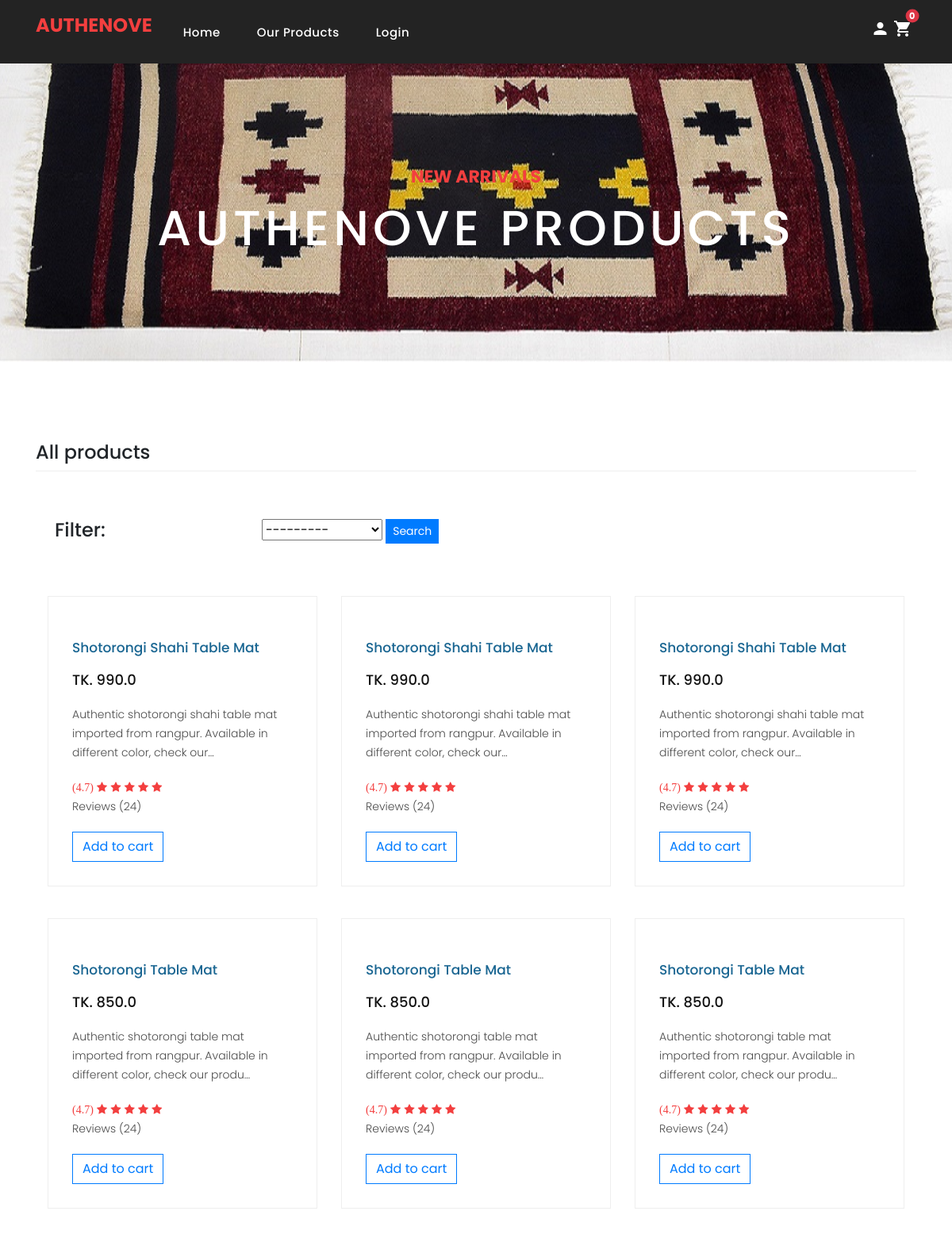
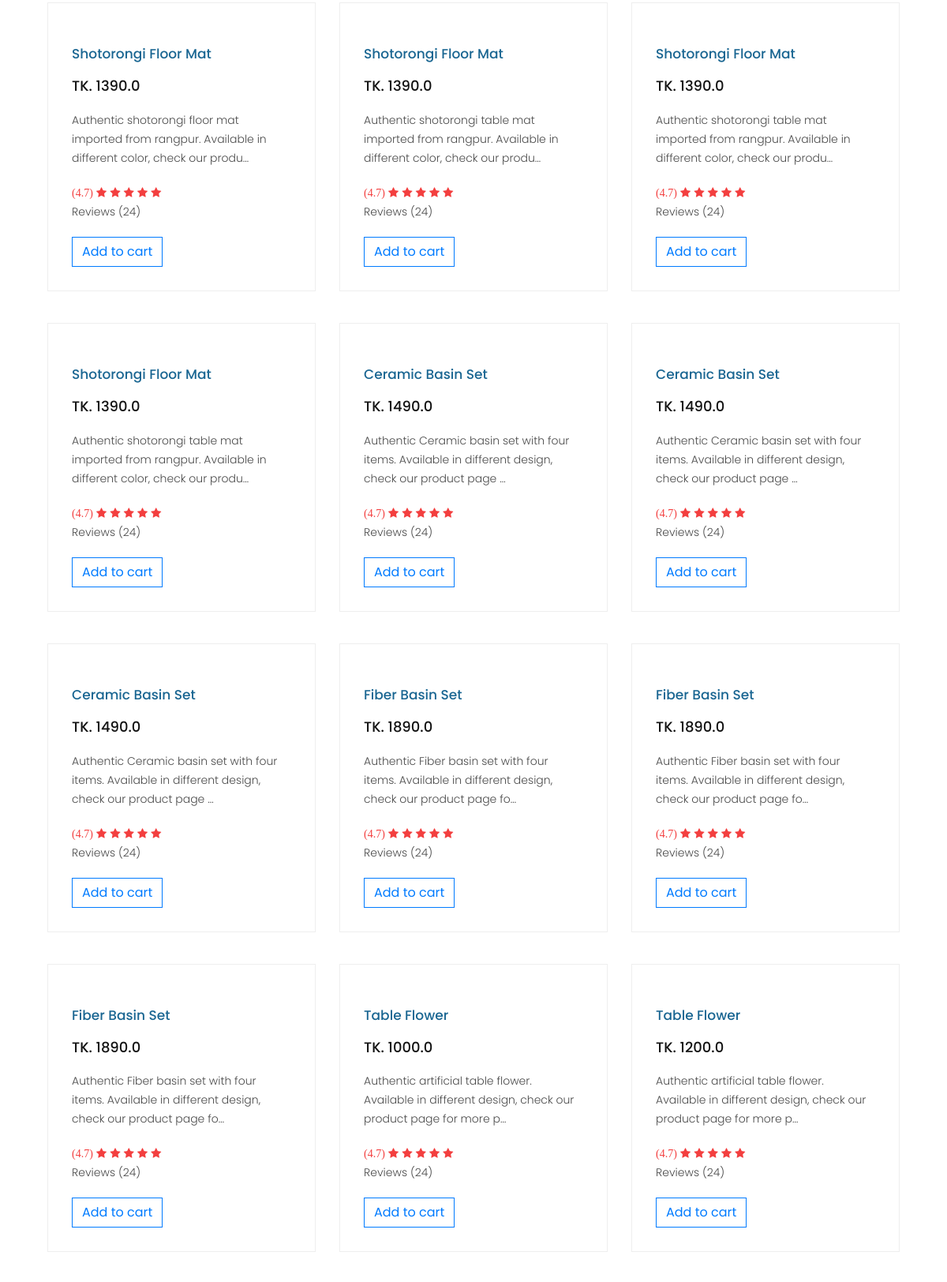
Screenshot of /products/ (upper part) with the database file from the repository (2 pictures, top to bottom).
### product/models.py (models this page shows, shortened)
class Product(models.Model):
    Available = [
        ( 'In Stock', 'In Stock' ),
        ( 'Out Of Stock', 'Out Of Stock' ),
    ]
    CATAGORY = [
        ('Home Decor', 'Home Decor'),
        ('Matir sets','Matir sets'),
        ("Men's Collection","Men's Collection"),
    ]
    Sub_CATAGORY = [
        ('Table Mat', 'Table Mat'),
        ('Floor Mat', 'Floor Mat'),
        ('Door Mat', 'Door Mat'),
        ('Basin Set', 'Basin Set'),
        ('Flower Set', 'Flower Set'),
        ('Tea Set', 'Tea Set'),
        ('Diner Set', 'Diner Set'),
        ('Plate set', 'Plate set'),
        ('T-shirts', 'T-shirts'),
        ('Shirts', 'Shirts'),
        ('Pants', 'Pants')
    ]
    catagory = models.CharField( max_length=200, null=True, choices= CATAGORY)
    sub_catagory = models.CharField( max_length=200, null=True, choices= Sub_CATAGORY)
    name = models.CharField( max_length=200, null=True )
    code = models.CharField( max_length=100,null=True, blank=False)
    description = models.TextField( null=True, blank=True )
    price = models.FloatField( null=True, blank=True )
    available = models.CharField( max_length=100, null=True, blank=True, choices=Available )
    product_img = models.ImageField( null=True, blank=True)
    product_img_more = models.ImageField( null=True, blank=True)
    review_total = models.IntegerField( default=0 )
    review_ratio = models.IntegerField( default=0 )
    date_created = models.DateTimeField( auto_now_add=True, null=True, blank=True )
    @property
    def imageURL(self):
        try:
            img = self.product_img.url
        except:
            img = ''
        return img

### product/views.py (the view)
# urls.py: path('products/', views.productsView, name= 'products'),
def productsView(request):
    data = cartData(request)
    cartItems = data['cartItems']
    order = data['order']
    items = data['items']
    products = models.Product.objects.all()
    productFilter = ProductFilter(request.GET, queryset=products)
    products = productFilter.qs
    context = {
        'products': products,
        'product_filter': productFilter,
        'cartItems': cartItems,
        'order': order,
        'items': items,
    }
    return render(request, template_name='product/products.html', context= context)

### product/utils.py (called while the page is built, shortened)
def cookieCart(request):
	try:
		cart = json.loads(request.COOKIES['cart'])
	except:
		cart = {}
	items = []
	order = {'get_cart_total':0, 'get_cart_items':0,}
	cartItems = order['get_cart_items']
	return {'cartItems':cartItems ,'order':order, 'items':items}

def cartData(request):
	if request.user.is_authenticated:
		customer, created = Customer.objects.get_or_create(user=request.user, name=request.user.username, email=request.user.email)
		order, created = Order.objects.get_or_create(customer=customer, complete=False)
		items = order.orderitem_set.all()
		cartItems = order.get_cart_items
	else:
		cookieData = cookieCart(request)
		cartItems = cookieData['cartItems']
		order = cookieData['order']
		items = cookieData['items']
	return {'cartItems':cartItems ,'order':order, 'items':items}

### product/templates/product/products.html (shortened to what this page needs)
{% extends 'main.html' %}
{% block content %}
    <div class="page-heading products-heading header-text">
      <div class="container">
        <div class="row">
          <div class="col-md-12">
            <div class="text-content">
              <h4>new arrivals</h4>
              <h2>Authenove products</h2>
            </div>
          </div>
        </div>
      </div>
    </div>
    <div class="products">
      <div class="container">
        <div class="section-heading">
            <div class="row mb-2">
                <div class="col-12">
                    <h4>All products</h4>
                </div>
            </div>
        </div>
        <div class="row">
            <div class="col-3">
                <h4 class="ml-4">Filter:</h4>
            </div>
            <div class="col-9">
                <div class="ml-auto">
                    {% include "product/filter_checkbox.html" %}
                </div>
            </div>
        </div>
    <div class="mt-5">
      <div class="container">
        <div class="row">
        {% for product in products %}
            <div class="col-lg-6 col-xl-4">
                <div class="product-item">
                    <div class="down-content">
                        <a href="{% url 'single_product' product.id %}"><h4>{{product.name}}</h4></a>
                        <h6>TK. {{product.price}}</h6>
                        <p>{{product.description|truncatechars:100}}</p>
                        <div style="margin-bottom: 5px;">
                            <ul class="stars">
                            <li><i class="fa">(4.7)</i></li>
                            <li><i class="fa fa-star"></i></li>
                            <li><i class="fa fa-star"></i></li>
                            <li><i class="fa fa-star"></i></li>
                            <li><i class="fa fa-star"></i></li>
                            <li><i class="fa fa-star"></i></li>
                            </ul>
                            <p class="">Reviews (24)</p>
                        </div>
                        <div>
                            <button data-product="{{product.id}}" data-action="add" class="btn btn-outline-primary add-btn update-cart">
                            Add to cart
                            </button>
                        </div>
                    </div>
                </div>
            </div>
        {% endfor %}
        </div>
        </div>
        </div>
      </div>
    </div>
{% endblock content %}

### templates/main.html (shortened to what this page needs)
<!DOCTYPE html>
{% load static %}
<html lang="en">
  <head>
    <link href="https://cdn.jsdelivr.net/npm/bootstrap@5.1.0/dist/css/bootstrap.min.css" rel="stylesheet">
    <link href="{% static 'vendor/bootstrap/css/bootstrap.min.css' %}" rel="stylesheet">
    <link rel="stylesheet" href="https://stackpath.bootstrapcdn.com/bootstrap/4.1.3/css/bootstrap.min.css">
    <link rel="stylesheet" href="https://use.fontawesome.com/releases/v5.6.1/css/all.css">
    <link rel="stylesheet" href="{% static 'assets/css/fontawesome.css' %}">
    <link rel="stylesheet" href="{% static 'assets/css/templatemo-sixteen.css' %}">
    <link rel="stylesheet" href="{% static 'assets/css/owl.css' %}">
    <link rel="stylesheet" type="text/css" href="{% static 'main/css/main.css' %}">
  </head>
  <body>
    {% if user.is_superuser %}
      {% include 'admin_navbar.html' %}
    {% else %}
      {% include 'navbar.html' %}
    {% endif %}
    {% block content %}
    {% endblock content %}
  </body>
</html>

### templates/navbar.html (shortened to what this page needs)
<header class="">
      <nav class="navbar navbar-expand-lg">
        <div class="container">
          <a class="navbar-brand" href="{% url 'home' %}"><h2><em>Authenove</em></h2></a>
          <div class="navbar-extra">
            <div class="d-flex flex-row order-2 order-lg-3">
              <ul class="navbar-nav flex-row">
                  <li class="extra-nav-item">
                    <a class="extra-nav-link" href="{% url 'profile' %}">
                      <span class="material-icons">person</span>
                    </a>
                    <a class="extra-nav-link" href="{% url 'cart' %}">
                    <span class="material-icons">shopping_cart</span>
                    <span class="position-absolute top-0 left-100 translate-middle badge rounded-pill bg-danger text-white">{{cartItems}}</span>
                    </a>
                  </li>
              </ul>
            </div>
          </div>
          <div class="collapse navbar-collapse order-3 order-lg-2" id="navbarResponsive">
            <ul class="navbar-nav">
              <li class="nav-item">
                <a class="nav-link" href="{% url 'home' %}">Home
                </a>
              </li>
              <li class="nav-item">
                <a class="nav-link" href="{% url 'products' %}">Our Products</a>
              </li>
              <li class="nav-item">
                {% if user.is_authenticated %}
                  <a class="nav-link" href="{% url 'logout' %}">Logout</a>
                {% else %}
                  <a class="nav-link" href="{% url 'login' %}">Login</a>
                {% endif %}
              </li>
              </ul>
          </div>
        </div>
      </nav>
</header>

### product/templates/product/filter_checkbox.html
<form method="GET">
    <div class="row">
        <div class="col-md mb-2">
            <h6>{{product_filter.form.catagory}}
            <button class="btn btn-sm btn-primary" type="submit">Search</button>
            </h6>
        </div>
    </div>
</form>

### static/assets/css/templatemo-sixteen.css (style rules this page uses)
body { font-family: 'Poppins', sans-serif; overflow-x: hidden; text-rendering: optimizeLegibility; -webkit-font-smoothing: antialiased; -moz-osx-font-smoothing: grayscale; }
p { margin-bottom: 0px; font-size: 14px; font-weight: 300; color: #4a4a4a; line-height: 24px; }
a { text-decoration: none!important; }
ul { padding: 0; margin: 0; list-style: none; }
h1,h2,h3,h4,h5,h6 { margin: 0px; }
.section-heading { text-align: left; margin-bottom: 60px; border-bottom: 1px solid #eee; }
.products-heading { background-image: url(../images/cover2.jpg); }
.page-heading { padding: 210px 0px 130px 0px; text-align: center; background-position: center center; background-repeat: no-repeat; background-size: cover; }
.page-heading .text-content h4 { color: #f33f3f; font-size: 22px; text-transform: uppercase; font-weight: 700; margin-bottom: 15px; }
.page-heading .text-content h2 { color: #fff; font-size: 62px; text-transform: uppercase; letter-spacing: 5px; }
header { position: absolute; z-index: 99999; width: 100%; height: 80px; background-color: #232323; -webkit-transition: all 0.3s ease-in-out 0s; -moz-transition: all 0.3s ease-in-out 0s; -o-transition: all 0.3s ease-in-out 0s; transition: all 0.3s ease-in-out 0s; }
header .navbar { padding: 17px 0px; }
.navbar .navbar-brand { float: left; margin-top: -12px; outline: none; }
.navbar .navbar-brand h2 { color: #fff; text-transform: uppercase; font-size: 24px; font-weight: 700; -webkit-transition: all .3s ease 0s; -moz-transition: all .3s ease 0s; -o-transition: all .3s ease 0s; transition: all .3s ease 0s; }
.navbar .navbar-brand h2 em { font-style: normal; color: #f33f3f; }
#navbarResponsive { z-index: 999; }
.navbar-collapse { text-align: center; }
.navbar .navbar-nav .nav-item { margin: 0px 15px; }
.navbar .navbar-nav a.nav-link { text-transform: capitalize; font-size: 15px; font-weight: 500; letter-spacing: 0.5px; color: #fff; transition: all 0.5s; margin-top: 5px; }
.navbar-extra { position: absolute; right: 30px; top: 20px; }
.navbar .navbar-nav .extra-nav-item { margin: 4px 20px; }
.navbar .navbar-nav .extra-nav-link { text-transform: capitalize; font-size: 15px; font-weight: 500; letter-spacing: 0.5px; color: #fff; transition: all 0.5s; margin-top: 5px; }
.product-item { border: 1px solid #eee; margin-bottom: 30px; }
.product-item .down-content { padding: 30px; position: relative; }
.product-item .down-content h4 { font-size: 17px; color: #1a6692; margin-bottom: 20px; }
.product-item .down-content h6 { font-size: 18px; color: #121212; margin-bottom: 20px; }
.product-item .down-content p { margin-bottom: 20px; }
.product-item .down-content ul li { display: inline-block; }
.product-item .down-content ul li i { color: #f33f3f; font-size: 14px; }
.products { margin-top: 100px; }

### static/main/css/main.css (style rules this page uses)
.col-lg-4, .col-lg-6, .col-lg-8, .col-lg-12 { margin-top: 10px; }
.btn { border-radius: 0; }

### rows the page displays
Product: name "Shotorongi Shahi Table Mat", price "990.0", description "Authentic shotorongi shahi table mat imported from rangpur. Available in different color, check our…"
Product: name "Shotorongi Shahi Table Mat", price "990.0", description "Authentic shotorongi shahi table mat imported from rangpur. Available in different color, check our…"
Product: name "Shotorongi Shahi Table Mat", price "990.0", description "Authentic shotorongi shahi table mat imported from rangpur. Available in different color, check our…"
Product: name "Shotorongi Table Mat", price "850.0", description "Authentic shotorongi table mat imported from rangpur. Available in different color, check our produ…"
Product: name "Shotorongi Table Mat", price "850.0", description "Authentic shotorongi table mat imported from rangpur. Available in different color, check our produ…"
Product: name "Shotorongi Table Mat", price "850.0", description "Authentic shotorongi table mat imported from rangpur. Available in different color, check our produ…"
Product: name "Shotorongi Floor Mat", price "1390.0", description "Authentic shotorongi floor mat imported from rangpur. Available in different color, check our produ…"
Product: name "Shotorongi Floor Mat", price "1390.0", description "Authentic shotorongi table mat imported from rangpur. Available in different color, check our produ…"
Product: name "Shotorongi Floor Mat", price "1390.0", description "Authentic shotorongi table mat imported from rangpur. Available in different color, check our produ…"
Product: name "Shotorongi Floor Mat", price "1390.0", description "Authentic shotorongi table mat imported from rangpur. Available in different color, check our produ…"
Product: name "Ceramic Basin Set", price "1490.0", description "Authentic Ceramic basin set with four items. Available in different design, check our product page …"
Product: name "Ceramic Basin Set", price "1490.0", description "Authentic Ceramic basin set with four items. Available in different design, check our product page …"
Product: name "Ceramic Basin Set", price "1490.0", description "Authentic Ceramic basin set with four items. Available in different design, check our product page …"
Product: name "Fiber Basin Set", price "1890.0", description "Authentic Fiber basin set with four items. Available in different design, check our product page fo…"
Product: name "Fiber Basin Set", price "1890.0", description "Authentic Fiber basin set with four items. Available in different design, check our product page fo…"
Product: name "Fiber Basin Set", price "1890.0", description "Authentic Fiber basin set with four items. Available in different design, check our product page fo…"
Product: name "Table Flower", price "1000.0", description "Authentic artificial table flower. Available in different design, check our product page for more p…"
Product: name "Table Flower", price "1200.0", description "Authentic artificial table flower. Available in different design, check our product page for more p…"

### other values shown
{{ cartItems }} "0"
